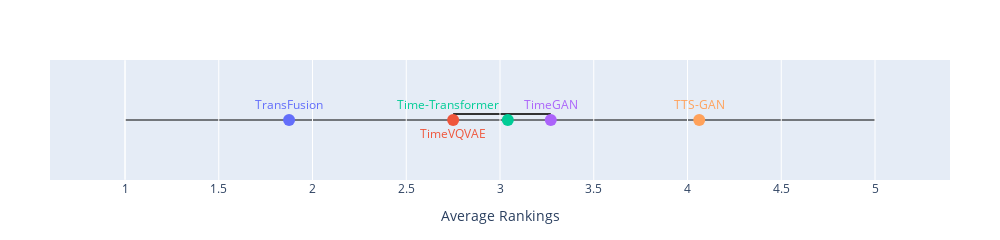

The notebook cell saved with this chart:
### Code cell
connections=[("TimeVQVAE", "TimeGAN")]
plot_average_rankings(
    df_all
        .drop(index="JustCopy", level="Method")
        .drop(columns=["PS", "Time"]), 
    title="Fidelity",
    textpositions=["top center","bottom center","top left","top center","top center"],
    connections=connections)

### Figure 1 — Plotly figure (JSON) as saved in the notebook; plotly's stock layout.template omitted (floating-point values rounded to 4 significant figures)
{"data": [{"marker": {"color": ["#636EFA", "#EF553B", "#00CC96", "#AB63FA", "#FFA15A", "#19D3F3"], "size": 12}, "mode": "markers+text", "text": ["TransFusion", "TimeVQVAE", "Time-Transformer", "TimeGAN", "TTS-GAN"], "textfont": {"color": ["#636EFA", "#EF553B", "#00CC96", "#AB63FA", "#FFA15A", "#19D3F3"]}, "textposition": ["top center", "bottom center", "top left", "top center", "top center"], "type": "scatter", "x": [1.875, 2.75, 3.042, 3.271, 4.062], "y": [0, 0, 0, 0, 0]}], "layout": {"height": 210, "margin": {"b": 60, "l": 50, "r": 50, "t": 60}, "shapes": [{"layer": "below", "line": {"color": "rgb(50,50,50)", "width": 2}, "type": "line", "x0": 2.75, "x1": 3.271, "y0": 0.1, "y1": 0.1}, {"layer": "below", "line": {"color": "black", "width": 1}, "type": "line", "x0": 1, "x1": 5, "y0": 0, "y1": 0}, {"layer": "below", "line": {"color": "white", "width": 1}, "type": "line", "x0": 1, "x1": 1, "y0": -1, "y1": 1}], "showlegend": false, "title": {}, "width": 1000, "xaxis": {"range": [0.6, 5.4], "showgrid": true, "title": {"text": "Average Rankings"}, "zeroline": false}, "yaxis": {"title": {"text": ""}, "visible": false}}}
